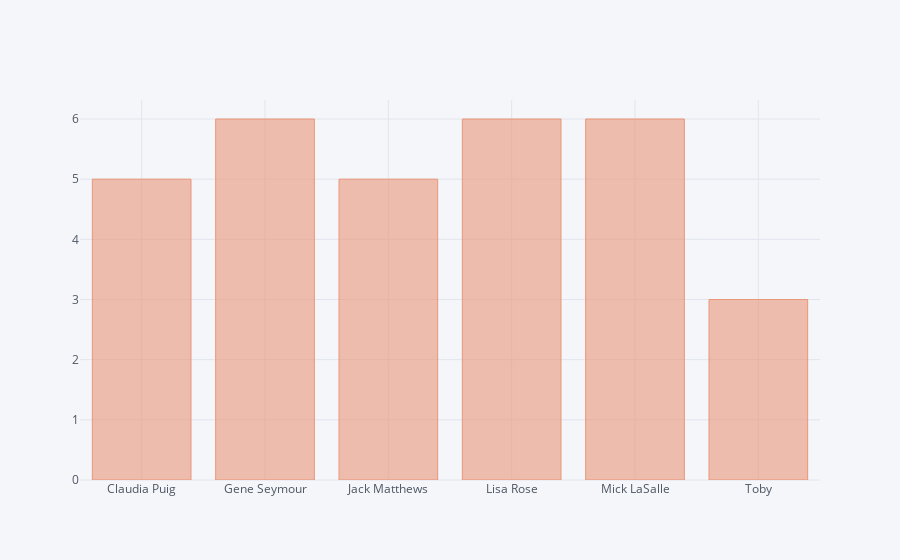

This figure's notebook cell:
### Markdown cell above
All Ratings are in range of 1-5.

### Code cell
dff=df.groupby(['critic']).count()
dff['index']=dff.index
dff.iplot(kind='bar',x='index',y='rating',colors=['darksalmon'])

### Figure 1 — Plotly figure (JSON) as saved in the notebook; plotly's stock layout.template omitted (floating-point values rounded to 4 significant figures)
{"data": [{"marker": {"color": "rgba(233, 150, 122, 0.6)", "line": {"color": "rgba(233, 150, 122, 1.0)", "width": 1}}, "name": "rating", "orientation": "v", "text": "", "type": "bar", "uid": "3eb7aa53-92f6-4149-aacc-2fbb72fe47df", "x": ["Claudia Puig", "Gene Seymour", "Jack Matthews", "Lisa Rose", "Mick LaSalle", "Toby"], "y": [5, 6, 5, 6, 6, 3]}], "layout": {"legend": {"bgcolor": "#F5F6F9", "font": {"color": "#4D5663"}}, "paper_bgcolor": "#F5F6F9", "plot_bgcolor": "#F5F6F9", "title": {"font": {"color": "#4D5663"}}, "xaxis": {"gridcolor": "#E1E5ED", "showgrid": true, "tickfont": {"color": "#4D5663"}, "title": {"font": {"color": "#4D5663"}, "text": ""}, "zerolinecolor": "#E1E5ED"}, "yaxis": {"gridcolor": "#E1E5ED", "showgrid": true, "tickfont": {"color": "#4D5663"}, "title": {"font": {"color": "#4D5663"}, "text": ""}, "zerolinecolor": "#E1E5ED"}}}
